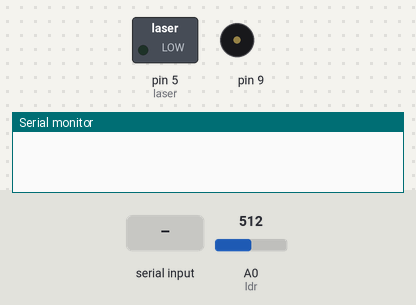
The sketch below on a simulated Arduino Uno, built with avr-gcc and run on an emulated ATmega328P. On the bench: switched loads named in the sketch (green lamp = pin HIGH), buzzer (waves = sounding), the last lines printed to the serial monitor. The inputs (shaded band) are chosen by the test bench; at power-on: A0 (ldr) = 512.

Above: at 1.2 s.
1.3 s: "a" received over Serial
At 1.7 s:
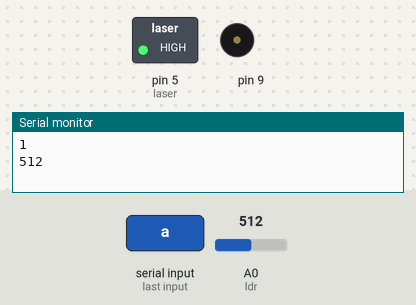
4.3 s: A0 (ldr) set to 57
7.3 s: A0 (ldr) set to 45
At 8.9 s:
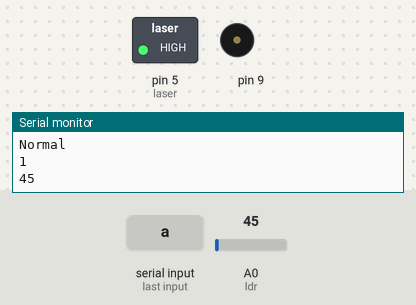
9.8 s: "d" received over Serial
At 10.5 s:
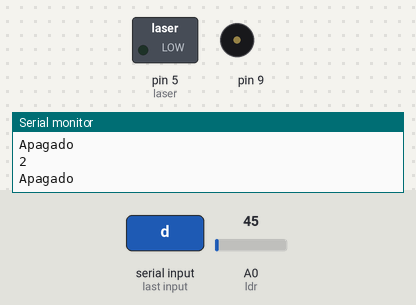
Timing chart, 0 to 12.3 s (numbered marks = the images above; inputs shaded):
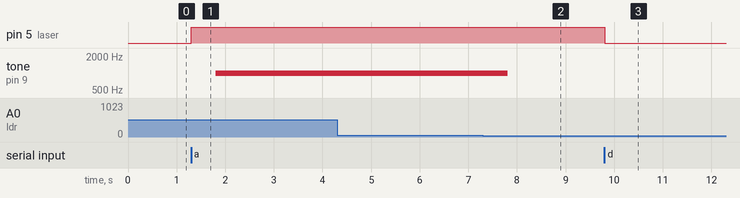

Measured:
- after the input at 1.3 s, pin 5 (laser): LOW → HIGH at once; tone on pin 9: silent → 1000 Hz after 0.50 s
- after the input at 7.3 s, tone on pin 9: 1000 Hz → silent after 0.51 s
- after the input at 9.8 s, pin 5 (laser): HIGH → LOW at once

The sketch:

ProyectoFinal2.ino
```cpp
int laser=5;
int ldr=A0;
int buzzer=9;
int valor=0;
int num;

void setup() {
  Serial.begin(9600);
  pinMode (laser, OUTPUT);
}

char dato;

void loop() {

  if ( Serial.available()) {dato=Serial.read();}


    if (dato=='a')
    {
     num=1;
     Serial.println(num);
    }

    if (dato=='d')
    {
  num=2;
  Serial.println(num);
    }
switch(num){
  case 1:dato1();break;
  case 2:dato2();break;
  default:break;
}


}
void dato1()
{
      digitalWrite(laser,HIGH);
      valor=analogRead(ldr);
      Serial.println(valor);
      delay(500);

        if (valor <= 50)
        {
          Serial.println("Normal");
           noTone(9);
        }
        if (valor > 50)
        {
          Serial.println("Activado");
          tone(9,1000,1000);
          digitalWrite(laser,LOW);
        }
}
void dato2(){
      digitalWrite(laser, LOW);
      Serial.println ("Apagado");
      delay(50);
   }
```
